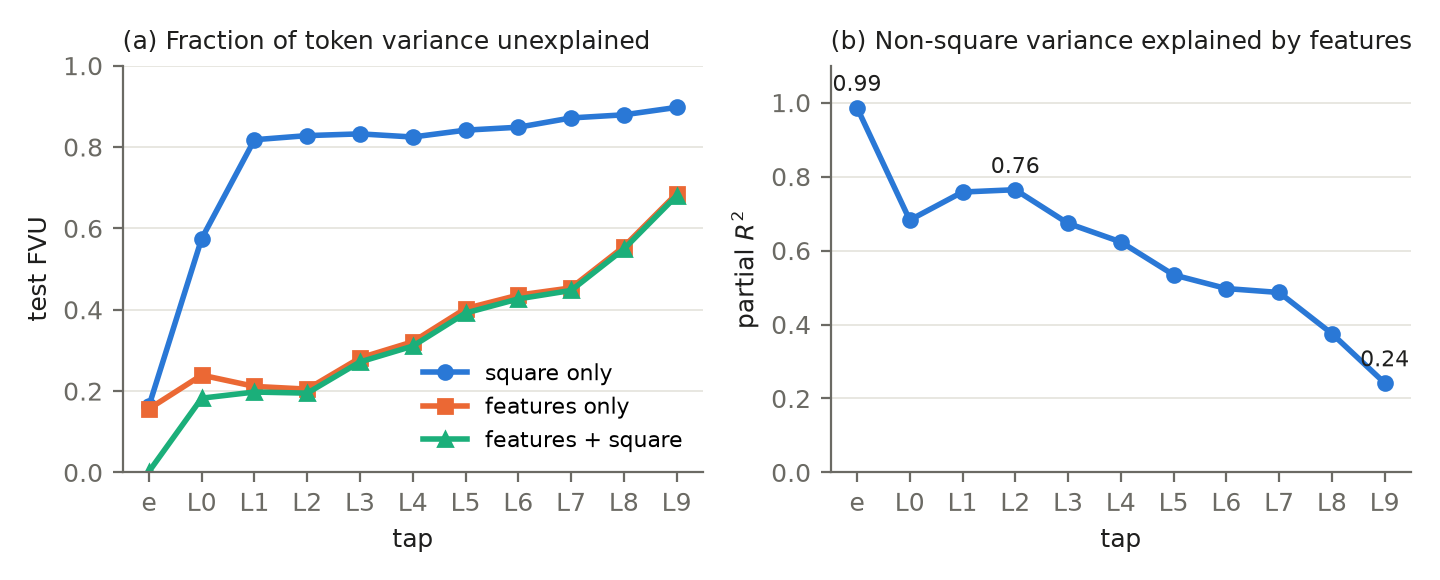

Write Python code to recreate this figure.
"""Fig. 2: per-tap ridge decoder fits from lc0-probe/results_square_decoder.json."""
import json
from pathlib import Path

import matplotlib

matplotlib.use("Agg")
import matplotlib.pyplot as plt

HERE = Path(__file__).resolve().parent
RES = HERE.parents[1] / "lc0-probe" / "results_square_decoder.json"

d = json.loads(RES.read_text())
taps = ["/attn_body/rehape"] + [f"/encoder{i}/ln1" for i in range(10)]
labels = ["e"] + [f"L{i}" for i in range(10)]
get = lambda row: [d["taps"][t][row]["test"] for t in taps]
sq, fo, fs = get("square only"), get("features only"), get("features + square")
pr2 = [(a - b) / a for a, b in zip(sq, fs)]

BLUE, ORANGE, AQUA, INK, MUTED = "#2a78d6", "#eb6834", "#1baf7a", "#1f1f1e", "#6b6a64"
plt.rcParams.update({"font.size": 9, "axes.edgecolor": MUTED, "axes.labelcolor": INK,
                     "xtick.color": MUTED, "ytick.color": MUTED})
x = range(len(taps))
fig, (a1, a2) = plt.subplots(1, 2, figsize=(7.2, 2.9), sharex=True)

for y, c, m, name in [(sq, BLUE, "o", "square only"), (fo, ORANGE, "s", "features only"),
                      (fs, AQUA, "^", "features + square")]:
    a1.plot(x, y, color=c, marker=m, ms=5, lw=2, label=name)
a1.set_ylabel("test FVU")
a1.set_ylim(0, 1)
a1.set_title("(a) Fraction of token variance unexplained", fontsize=9, loc="left", color=INK)
a1.legend(frameon=False, fontsize=8, loc="lower right")

a2.plot(x, pr2, color=BLUE, marker="o", ms=5, lw=2)
for i in (0, 3, 10):  # e, L2 (the post-embedding peak), L9
    a2.annotate(f"{pr2[i]:.2f}", (i, pr2[i]), textcoords="offset points", xytext=(0, 6),
                ha="center", fontsize=8, color=INK)
a2.set_ylabel("partial $R^2$")
a2.set_ylim(0, 1.1)
a2.set_title("(b) Non-square variance explained by features", fontsize=9, loc="left", color=INK)

for a in (a1, a2):
    a.set_xticks(list(x), labels)
    a.set_xlabel("tap")
    a.grid(axis="y", color="#e4e3dc", lw=0.6)
    a.spines[["top", "right"]].set_visible(False)

fig.tight_layout()
fig.savefig(HERE / "fig_decoder.png", dpi=200)
print("partial R2:", [round(v, 2) for v in pr2])
